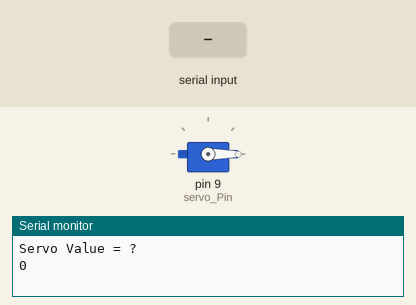
Simulated run of this sketch. Board: Arduino Uno, built with avr-gcc and run on an emulated ATmega328P. Parts: servo, the last lines printed to the serial monitor. The inputs (shaded band) are chosen by the test bench.

Above: at 1.2 s.
1.3 s: "90,45\n" received over Serial
At 2.1 s:
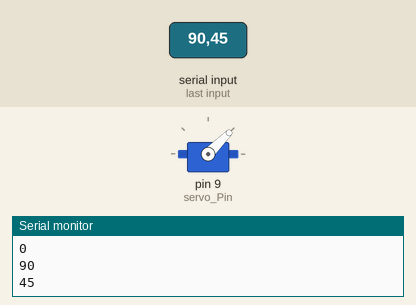
3.8 s: "30,150\n" received over Serial
At 4.2 s:
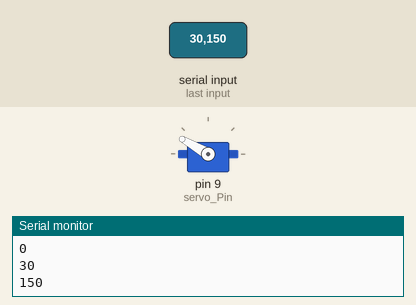
6.3 s: "200\n" received over Serial
At 7.1 s:
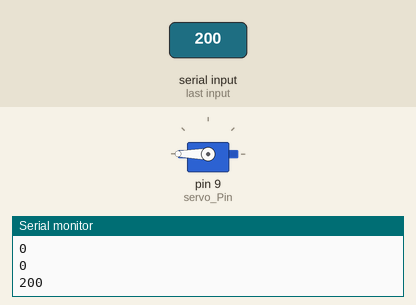
Timing chart, 0 to 9.3 s (numbered marks = the images above; inputs shaded):
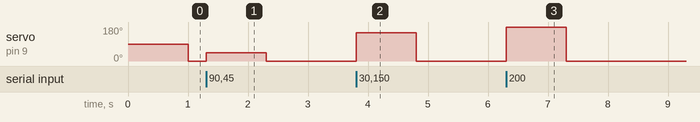

Measured:
- after the input at 1.3 s, servo on pin 9 (servo_Pin): 0° → 45° at once, → 0° 1.0 s later
- after the input at 3.8 s, servo on pin 9 (servo_Pin): 0° → 150° at once, → 0° 1.0 s later
- after the input at 6.3 s, servo on pin 9 (servo_Pin): 0° → 180° at once, → 0° 1.0 s later

The sketch:

servo.ino
```cpp
#include <Servo.h>
Servo servo;

int servo_Pin=9;
int min_value=544; //펄스폭 최소값 0도
int max_value=2400;//펄스폭 최대값 180도
int x;


void setup() {
   Serial.begin(9600);
   Serial.println("Servo Value = ? ");
   //x=servo.read();
   //Serial.println(x);
   //서보 모터 초기화
   servo.attach(servo_Pin,min_value,max_value);
   servo.write(90);//서보모터 중심찾기


}

void loop() {

    int servo_value=Serial.parseInt();
    servo.write(servo_value);


    Serial.println(servo_value);

}
```
